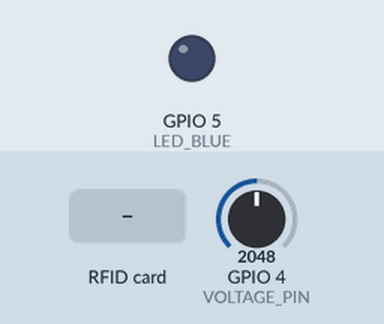
Recording of a sketch running on a simulated ESP32. Parts: output pins drawn as LEDs (lit = HIGH). The test bench sets the inputs (shaded band); at power-on: GPIO 4 (VOLTAGE_PIN) = 2048. WiFi joins after 1.5 s; servers stay silent unless stated; uploads are accepted with an empty reply; what the sketch prints to the serial monitor is not drawn.

Above: at 1.2 s.
1.3 s: RFID card 5E 7A 19 C4 held to the reader
At 3.0 s:
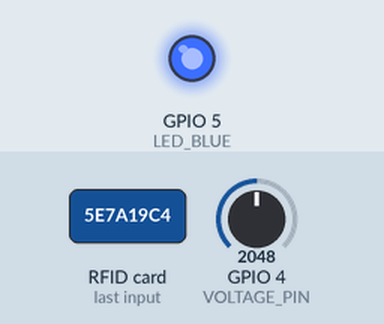
Timing chart, 0 to 33.2 s (numbered marks = the images above; inputs shaded):
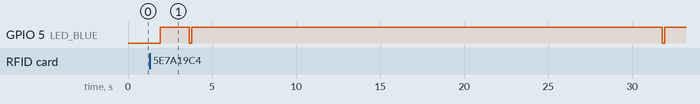

The sketch:

RFID_YY.ino
```cpp
#include <Arduino.h>
#include <WiFi.h>
#include <HTTPClient.h>
#include <SPI.h>
#include <MFRC522.h>
#include <TaskScheduler.h>

#define RST_PIN 22
#define SS_PIN 21
#define VOLTAGE_PIN 4

#define LED_RED 16
#define LED_GREEN 17
#define LED_BLUE 5

#define WIFI_SSID "Room89"
#define WIFI_PASS "room8989"

Scheduler rfidScheduler;
MFRC522 mfrc522(SS_PIN, RST_PIN);

struct WaypointScan {
    String uid;
    unsigned long time;
};

struct WaypointScan waypoints[200];
int nextWaypointIdx = 0;
void checkRFIDScanner();
void flushData();
String formatWaypoint(const WaypointScan &wpt);
String formatBatteryVoltage(const uint16_t voltage);
void blinkLed(const uint8_t, const uint32_t);
uint16_t getBatteryVoltage();

Task taskCheckRFID(TASK_SECOND * 0.1, TASK_FOREVER, &checkRFIDScanner);
Task taskFlushData(TASK_SECOND * 30, TASK_FOREVER, &flushData);

void setup()
{
    SPI.begin();
    Serial.begin(115200);
    mfrc522.PCD_Init();
    mfrc522.PCD_DumpVersionToSerial();

    rfidScheduler.addTask(taskCheckRFID);
    rfidScheduler.addTask(taskFlushData);

    taskFlushData.enable();
    taskCheckRFID.enable();

    WiFi.mode(WIFI_STA);

    pinMode(LED_RED, INPUT_PULLUP);
    pinMode(LED_GREEN, INPUT_PULLUP);
    pinMode(LED_BLUE, INPUT_PULLUP);
    pinMode(VOLTAGE_PIN, INPUT);
}

void loop()
{
    rfidScheduler.execute();
}

void checkRFIDScanner()
{
    if (!mfrc522.PICC_IsNewCardPresent() || !mfrc522.PICC_ReadCardSerial()) {
        return;
    }

    String uidString;

    for (int i = 0; i < 4; i++) {
        uidString += String(mfrc522.uid.uidByte[i]);
    }

    if (nextWaypointIdx == 0 || (nextWaypointIdx > 0 && waypoints[nextWaypointIdx - 1].uid != uidString)) {
        waypoints[nextWaypointIdx].uid = uidString;
        waypoints[nextWaypointIdx].time = millis();
        nextWaypointIdx++;
        flushData();
    }

    blinkLed(LED_GREEN, 100);
}

bool connectWifi()
{
    if (WiFi.status() == WL_CONNECTED) {
        return true;
    }

    WiFi.begin(WIFI_SSID, WIFI_PASS);

    int counter = 0;

    while (WiFi.status() != WL_CONNECTED) {
        delay(250);
        counter++;
        if (counter >= 8) {
            WiFi.disconnect();
            return false;
        }
    }

    return true;
}

void flushData()
{
    if (!connectWifi()) {
        return;
    }

    int httpResponseCode;
    HTTPClient http;
    http.begin("http://roader.herokuapp.com/api/devices/flush");
    http.addHeader("Content-Type", "text/plain");
    String data;

    for (int i = 0; i < nextWaypointIdx; i++) {
        data += formatWaypoint(waypoints[i]) + "\n";
    }

    data += formatBatteryVoltage(getBatteryVoltage()) + "\n";
    httpResponseCode = http.POST(data);
    http.end();
    WiFi.disconnect();

    if (httpResponseCode == 200) {
        nextWaypointIdx = 0;
        blinkLed(LED_BLUE, 150);
    } else {
        blinkLed(LED_RED, 1000);
    }
}

uint16_t getBatteryVoltage()
{
    return analogRead(VOLTAGE_PIN);
}

void blinkLed(const uint8_t pin, const uint32_t ms)
{
    pinMode(pin, OUTPUT);
    digitalWrite(pin, LOW);
    delay(ms);
    digitalWrite(pin, HIGH);
    pinMode(pin, INPUT_PULLUP);
}

String formatWaypoint(const WaypointScan &wpt)
{
    return "rfid_scanned\t" + WiFi.macAddress() + "\t" + wpt.uid + "\t" + wpt.time;
}

String formatBatteryVoltage(const uint16_t voltage)
{
    return "voltage\t" + WiFi.macAddress() + "\t" + voltage + "\t" + millis();
}
```

leds.cpp
```cpp
#include <Arduino.h>

void onLed(const uint8_t pin)
{
  pinMode(pin, OUTPUT);
  digitalWrite(pin, LOW);
}

void offLed(const uint8_t pin)
{
  digitalWrite(pin, HIGH);
  pinMode(pin, INPUT);
}

void blinkLed(const uint8_t pin, const uint32_t ms, int num)
{
  for (int i = 0; i < num; i++)
  {
    onLed(pin);
    delay(ms);
    offLed(pin);
    if (i < num - 1)
    {
      delay(ms);
    }
  }
}

void setupLed(const uint8_t pin)
{
  pinMode(pin, INPUT);
}
```
